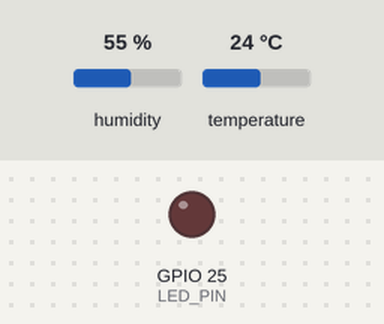
The sketch below on a simulated ESP32. On the bench: output pins drawn as LEDs (lit = HIGH). Inputs (shaded band) come from the test bench; at power-on: temperature 24 °C, humidity 55 %. What the sketch prints to the serial monitor is not drawn.

Above: at 3.8 s.
3.9 s: temperature set to 25.7 °C
At 7.0 s:
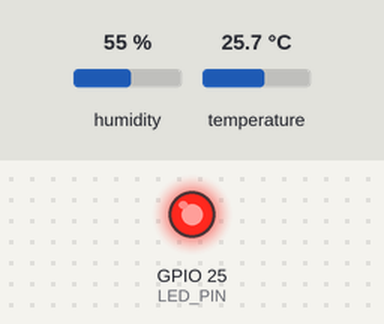
7.8 s: temperature set to 12 °C
At 9.5 s:
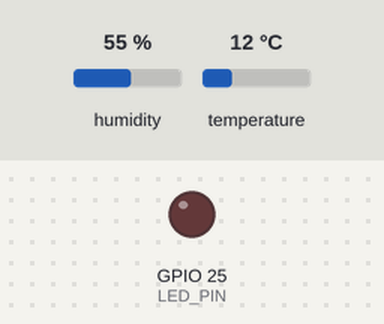
11.7 s: temperature set to 28 °C
At 13.2 s:
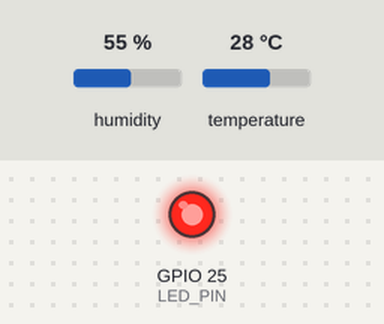
Timing chart, 0 to 14.7 s (numbered marks = the images above; inputs shaded):
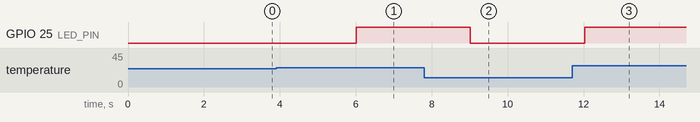

Measured:
- the behaviour switches between 25 and 25.1 °C on temperature (found by bisection; images 0 and 1)
- after the input at 3.9 s, GPIO 25 (LED_PIN): LOW → HIGH after 2.1 s
- after the input at 7.8 s, GPIO 25 (LED_PIN): HIGH → LOW after 1.2 s
- after the input at 11.7 s, GPIO 25 (LED_PIN): LOW → HIGH after 0.33 s

The sketch:

leitorTemperaturaHumidade.ino
```cpp
#include <DHT.h>

#define LED_PIN 25
#define SENSOR_PIN 22
#define DHT_TYPE DHT22

//Instancia um sensor DHT, informando o pino e o tipo desse sensor
DHT dht(SENSOR_PIN, DHT_TYPE);

//Variáveis de controle
unsigned long lastReport= 0;
unsigned long ledOnTime = 0;
unsigned long cpuActiveTime = 0;

//Configuração inicial
void setup(){
  Serial.begin(115200);
  pinMode(LED_PIN, OUTPUT); //Define o pino do led como output
  dht.begin(); //Inicia o sensor DHT22
  Serial.println(">> DHT22 iniciado!");
}

void loop(){
  //Marca o início do funcionamento do loop
  unsigned long start = millis();

  //Realiza leitura pelos sensores
  float humidity = dht.readHumidity();
  float temperature = dht.readTemperature();

  //Verifica se não houve erro em nenhuma das leituras, e exibe o valor das mesmas no display Serial
  if (isnan(humidity) || isnan(temperature)){
    Serial.println("- NAN detectado");
  } else{
    Serial.print("Umidade: ");
    Serial.print(humidity);
    Serial.print("Temparatura: ");
    Serial.print(temperature);
    Serial.print("ºC");
  }
  //Acende o LED se ler uma temperatura acima de 25º
  if (temperature>25.0){
    digitalWrite(LED_PIN,HIGH);
    ledOnTime+=2000;
  }else{
    digitalWrite(LED_PIN,LOW);
  }
  delay(3000);
  //Incrementa de CPU ativo em cpuActiveTime (cpuActiveTime += millis() - start)
  cpuActiveTime +=millis() - start;
  //Reseta o contador de cpuActiveTime se o tempo de cpu ultrapassar 30 segundos
  if(millis() - lastReport >= 30000){
    lastReport = millis();
    cpuActiveTime =0;
    ledOnTime =0;
  }
}
```
